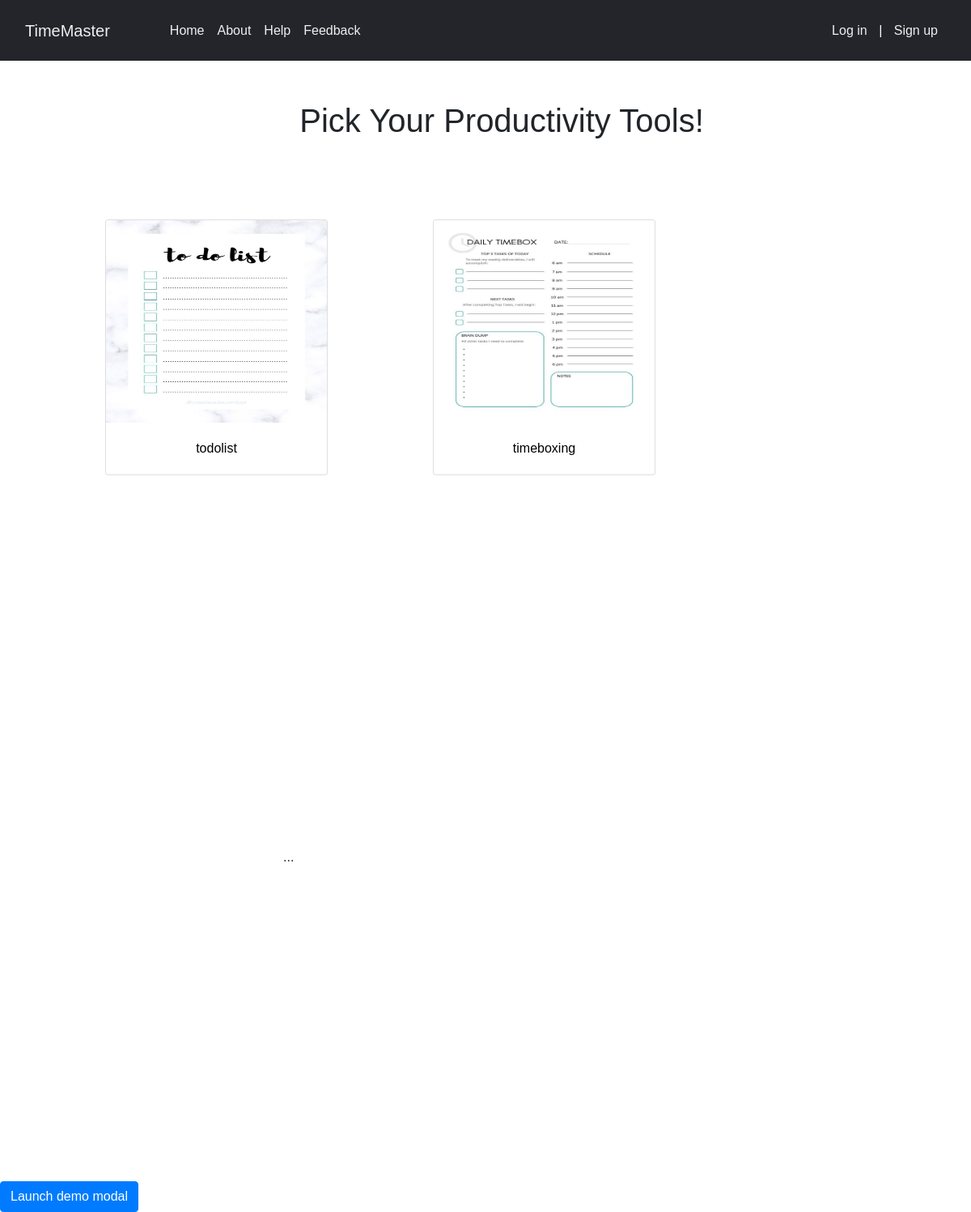
The page / on the database its author committed.
### list/models.py (models this page shows, shortened)
class Tools(models.Model):
    name = models.CharField(max_length=200)
    img = models.ImageField(null=True, blank=True, upload_to="images/")

### list/views.py (the view)
# urls.py: 2. Add a URL to urlpatterns:  path('', views.home, name='home')
def home(response):
    tools = Tools.objects.all()
    return render(response, "main/home.html", {"tools":tools,})

### list/templates/main/home.html (shortened to what this page needs)
<!DOCTYPE html>
{% extends "main/base2.html" %}
    {% block content %}
  <div class="container-fluid" style="margin:50px; max-width:95%;">
    <h1 style="margin-right:auto; margin-left:auto; text-align:center;">Pick Your Productivity Tools!</h1>
    <div class="container my-5" style="display:flex; flex-direction:row;">
    <div class="row">
        {% for tool in tools %}
        <div class="col-auto">
        <div class="card" style=
        "width: 275px;
        margin:50px;
        ">
        <a href="{{tool.name}}">
            <img src={{tool.img.url}} class="card-img-top" alt={{tool.name}} style="height:250px;">
            <div class="card-body">
              <p class="card-text" style="color:black; text-align:center">{{tool.name}}</p>
            </div>
          </a>
          </div>
        </div>
          {% endfor %}
        </div>
    </div>
  </div>
    <div class="modal-dialog modal-dialog-centered">
      ...
    </div>
    <form>
<button type="button" class="btn btn-primary" data-bs-toggle="modal" data-bs-target="#exampleModal">
  Launch demo modal
</button>
</form>
    {% endblock %}

### rows shown on the page
Tools: img (picture), name "todolist"
Tools: img (picture), name "timeboxing"
